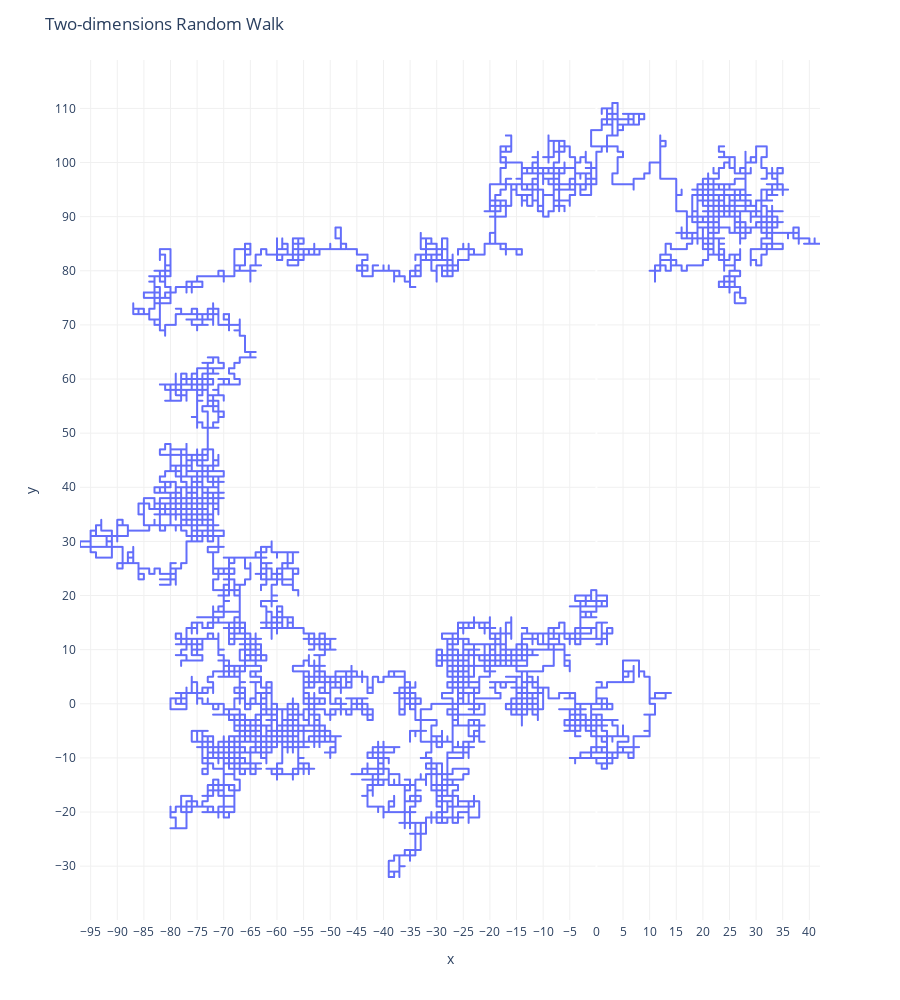

This figure's notebook cell:
### Code cell
def simulate_2d(nsteps=10000, stepsize=1):

    deltas = [ (0,-1*stepsize), (-1*stepsize,0), (0,1*stepsize), (1*stepsize,0) ]

    steps = [ list(random.choice(deltas)) for i in range(nsteps) ]
    steps = np.array(steps)
    steps = np.cumsum(steps,axis=0)
    y = list(steps[:,1])
    x = list(steps[:,0])

    return x, y

x, y = simulate_2d()

fig = px.line({ 'x' : x, 'y' : y }, x='x', y='y')
fig.update_layout(
    title='Two-dimensions Random Walk'
)
pretty_plot(fig)
fig.show()

### Figure 1 — Plotly figure (JSON) as saved in the notebook; plotly's stock layout.template omitted (floating-point values rounded to 4 significant figures; data arrays with more than 128 entries replaced by an {"elided": "..."} marker saying what was removed)
{"data": [{"hovertemplate": "x=%{x}<br>y=%{y}<extra></extra>", "legendgroup": "", "line": {"color": "#636efa", "dash": "solid"}, "marker": {"symbol": "circle"}, "mode": "lines", "name": "", "showlegend": false, "type": "scattergl", "x": {"elided": "10000 int values"}, "xaxis": "x", "y": {"elided": "10000 int values"}, "yaxis": "y"}], "layout": {"height": 1000, "legend": {"tracegroupgap": 0}, "margin": {"t": 60}, "paper_bgcolor": "rgba(0, 0, 0, 0)", "plot_bgcolor": "rgba(0, 0, 0, 0)", "title": {"text": "Two-dimensions Random Walk"}, "xaxis": {"anchor": "y", "domain": [0, 1], "gridcolor": "#f0f0f0", "gridwidth": 1, "linewidth": 2, "nticks": 30, "showgrid": true, "showline": true, "title": {"text": "x"}}, "yaxis": {"anchor": "x", "domain": [0, 1], "gridcolor": "#f0f0f0", "gridwidth": 1, "linewidth": 2, "nticks": 30, "showgrid": true, "showline": true, "tickformat": "none", "title": {"text": "y"}, "zeroline": true, "zerolinecolor": "#f0f0f0", "zerolinewidth": 1}}}
